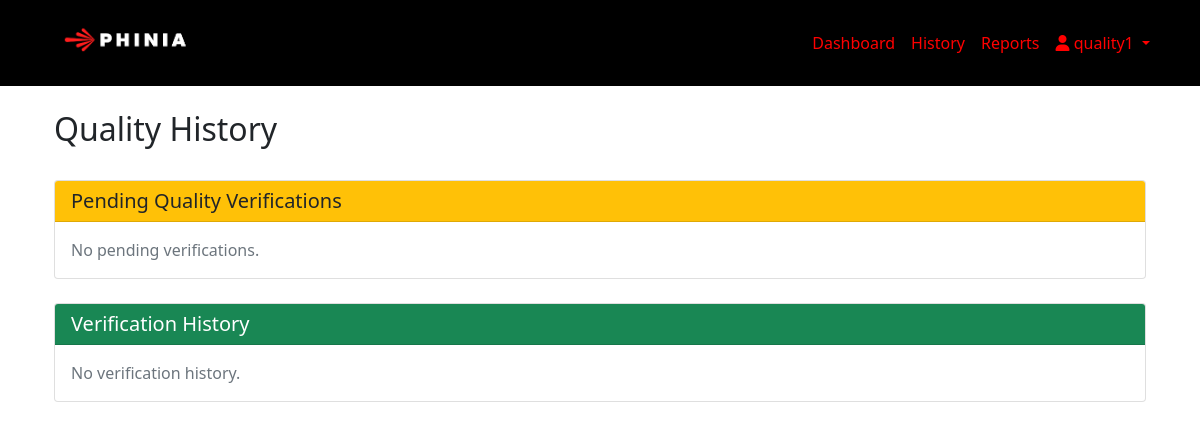
Before: /history/quality/ (signed in) with the older database file.
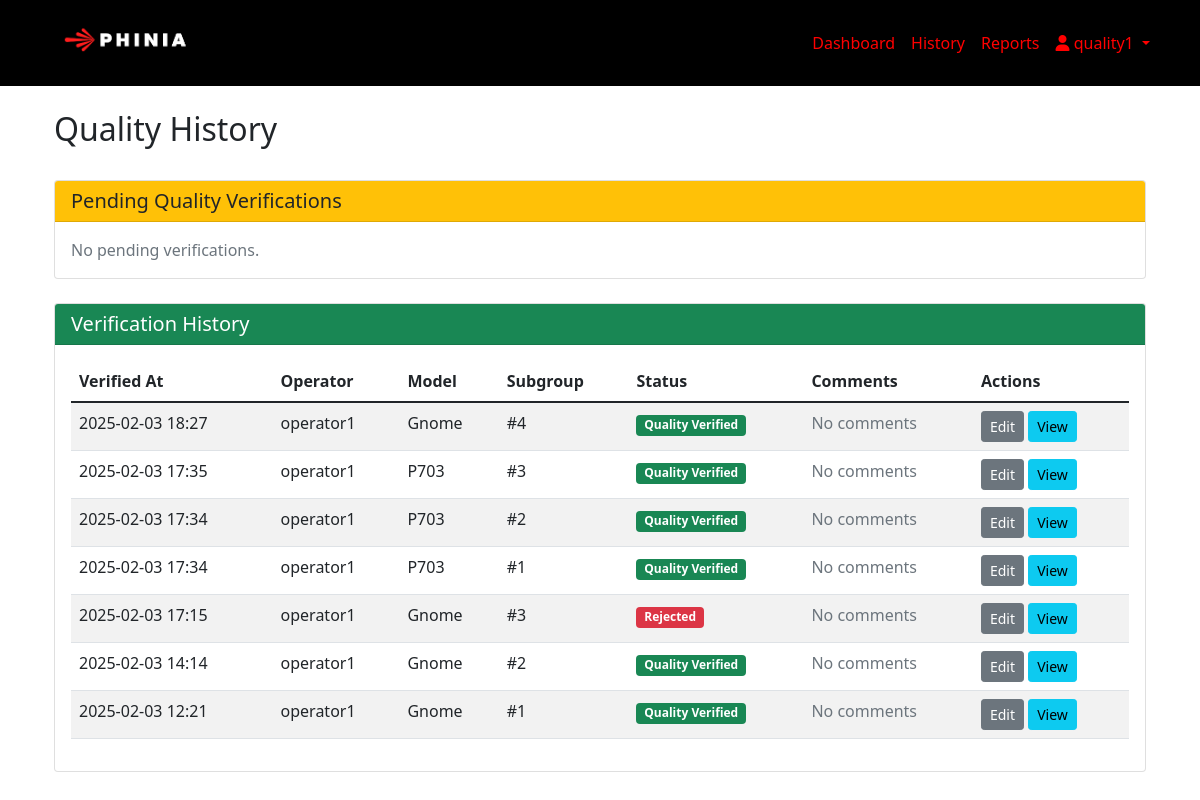
After: the same page with the newer database file.
### main/models.py (models this page shows, shortened)
class SubgroupVerification(models.Model):
    VERIFIER_TYPES = (
        ('supervisor', 'Shift Supervisor'),
        ('quality', 'Quality Supervisor'),
    )
    subgroup = models.ForeignKey(SubgroupEntry, on_delete=models.CASCADE, related_name='verifications')
    verified_by = models.ForeignKey(User, on_delete=models.CASCADE)
    verifier_type = models.CharField(max_length=20, choices=VERIFIER_TYPES)
    verified_at = models.DateTimeField(auto_now_add=True)
    status = models.CharField(
        max_length=20,
        choices=SubgroupEntry.VERIFICATION_STATUS_CHOICES
    )
    comments = models.TextField(blank=True)
    class Meta:
        unique_together = ['subgroup', 'verifier_type']
        ordering = ['verified_at']

class SubgroupEntry(models.Model):
    VERIFICATION_STATUS_CHOICES = (
        ('pending', 'Pending'),
        ('supervisor_verified', 'Supervisor Verified'),
        ('quality_verified', 'Quality Verified'),
        ('rejected', 'Rejected'),
    )
    OK_NG_CHOICES = [('OK', 'OK'), ('NG', 'NG')]
    YES_NO_CHOICES = [('Yes', 'Yes'), ('No', 'No')]
    checklist = models.ForeignKey(ChecklistBase, on_delete=models.CASCADE, related_name='subgroup_entries')
    subgroup_number = models.PositiveIntegerField()
    timestamp = models.DateTimeField(auto_now_add=True)
    verification_status = models.CharField(
        max_length=20,
        choices=VERIFICATION_STATUS_CHOICES,
        default='pending',
        blank=True
    )
    uv_vacuum_test = models.FloatField(
        help_text="Recommended Range: -35 to -43 kPa",
        verbose_name="UV Vacuum Test range"
    )
    uv_flow_value = models.FloatField(
        help_text="Recommended Range: 30-40 LPM",
        verbose_name="UV Flow Value (HMI)"
    )
    umbrella_valve_assembly = models.CharField(
        max_length=2,
        choices=OK_NG_CHOICES,
        verbose_name="Umbrella Valve Assembly in Retainer in UV Assy Station"
    )
    uv_clip_pressing = models.CharField(
        max_length=2,
        choices=OK_NG_CHOICES,
        verbose_name="UV Clip pressing -proper locking of 2 nos snap"
    )
    workstation_clean = models.CharField(
        max_length=3,
        choices=YES_NO_CHOICES,
        verbose_name="All workstations are clean (वर्कस्टेशन साफ होना चाहिए)"
    )
    bin_contamination_check = models.CharField(
        max_length=3,
        choices=YES_NO_CHOICES,
        verbose_name="Station Operator will confirm that every bin feeded on line is free from contamination (PTGW_5.3_PC_GUR_03)"
    )
    class Meta:
        ordering = ['subgroup_number']
        unique_together = ['checklist', 'subgroup_number']

class ChecklistBase(models.Model):
    MODEL_CHOICES = (
        ('P703', 'P703'),
        ('U704', 'U704'),
        ('FD', 'FD'),
        ('SA', 'SA'),
        ('Gnome', 'Gnome'),
    )
    STATUS_CHOICES = (
        ('pending', 'Pending'),
        ('supervisor_approved', 'Supervisor Approved'),
        ('quality_approved', 'Quality Approved'),
        ('rejected', 'Rejected'),
    )
    OK_NG_CHOICES = [('OK', 'OK'), ('NG', 'NG')]
    YES_NO_CHOICES = [('Yes', 'Yes'), ('No', 'No')]
    TOP_TOOL_CHOICES = [
        ('FMA-03-35-T05', 'FMA-03-35-T05 (P703/U704/SA/FD/Gnome)'),
    ]
    BOTTOM_TOOL_CHOICES = [
        ('FMA-03-35-T06', 'FMA-03-35-T06 (P703/U704/SA/FD)'),
        ('FMA-03-35-T08', 'FMA-03-35-T08 (Gnome)'),
    ]
    UV_ASSY_STAGE_CHOICES = [
        ('FMA-03-35-T07', 'FMA-03-35-T07 (P703/U704/SA/FD)'),
        ('FMA-03-35-T09', 'FMA-03-35-T09 (Gnome)'),
    ]
    RETAINER_PART_CHOICES = [
        ('42001878', '42001878 (P703/U704/SA/FD)'),
        ('42050758', '42050758 (Gnome)'),
    ]
    UV_CLIP_PART_CHOICES = [
        ('42000829', '42000829 (P703/U704/SA/FD)'),
        ('42000829', '42000829 (Gnome)'),  # Same number for both
    ]
    UMBRELLA_PART_CHOICES = [
        ('25094588', '25094588 (P703/U704/SA/FD/Gnome)'),
    ]
    shift = models.ForeignKey('Shift', on_delete=models.CASCADE)
    status = models.CharField(max_length=20, choices=STATUS_CHOICES, default='pending')
    created_at = models.DateTimeField(auto_now_add=True)
    selected_model = models.CharField(
        max_length=10,
        choices=MODEL_CHOICES,
        verbose_name="Program selection on HMI (HMI से Program select करना है)"
    )
    line_pressure = models.FloatField(
        help_text="Recommended Range: 4.5 - 5.5 bar"
    )
    oring_condition = models.CharField(
        max_length=2,
        choices=OK_NG_CHOICES,
        verbose_name="O-ring condition (UV Flow check sealing area) (O-ring सील की स्थिति सही होनी चाहिए)"
    )
    uv_flow_input_pressure = models.FloatField(
        help_text="Recommended Range: 11-15 kPa",
        verbose_name="UV Flow input Test Pressure (13+/- 2 KPa)"
    )
    master_verification_lvdt = models.CharField(
        max_length=2,
        choices=OK_NG_CHOICES,
        verbose_name="Master Verification for LVDT"
    )
    good_bad_master_verification = models.CharField(
        max_length=2,
        choices=OK_NG_CHOICES,
        verbose_name="Good and Bad master verification (refer EPVS)"
    )
    test_pressure_vacuum = models.FloatField(
        help_text="Recommended Range: 0.25 - 0.3 MPa",
        verbose_name="Test Pressure for Vacuum generation"
    )
    tool_alignment = models.CharField(
        max_length=2,
        choices=OK_NG_CHOICES,
        verbose_name="Tool Alignment (Top & Bottom) (Tool Alignment) सही होना चाहिए"
    )
    top_tool_id = models.CharField(
        max_length=100,
        choices=TOP_TOOL_CHOICES,
        verbose_name="Top Tool ID"
    )
    bottom_tool_id = models.CharField(
        max_length=100,
        choices=BOTTOM_TOOL_CHOICES,
        verbose_name="Bottom Tool ID"
    )
    uv_assy_stage_id = models.CharField(
        max_length=100,
        choices=UV_ASSY_STAGE_CHOICES,
        verbose_name="UV Assy Stage 1 ID"
    )
    retainer_part_no = models.CharField(
        max_length=100,
        choices=RETAINER_PART_CHOICES,
        verbose_name="Retainer Part no"
    )
    uv_clip_part_no = models.CharField(
        max_length=100,
        choices=UV_CLIP_PART_CHOICES,
        verbose_name="UV Clip Part No"
    )
    umbrella_part_no = models.CharField(
        max_length=100,
        choices=UMBRELLA_PART_CHOICES,
        verbose_name="Umbrella Part No"
    )
    retainer_id_lubrication = models.CharField(
        max_length=2,
        choices=OK_NG_CHOICES,
        verbose_name="Retainer ID lubrication"
    )
    error_proofing_verification = models.CharField(
        max_length=3,
        choices=YES_NO_CHOICES,
        verbose_name="All Error proofing / Error detection verification done"
    )
    class Meta:
        ordering = ['-created_at']

class Shift(models.Model):
    SHIFT_CHOICES = (
        ('day', 'Day Shift (8 AM - 8 PM)'),
        ('night', 'Night Shift (8 PM - 8 AM)'),
    )
    date = models.DateField(auto_now=True)
    shift_type = models.CharField(max_length=10, choices=SHIFT_CHOICES)
    operator = models.ForeignKey(User, on_delete=models.CASCADE, related_name='operated_shifts')
    shift_supervisor = models.ForeignKey(User, on_delete=models.CASCADE, related_name='supervised_shifts')
    quality_supervisor = models.ForeignKey(User, on_delete=models.CASCADE, related_name='quality_supervised_shifts')
    class Meta:
        unique_together = ('date', 'shift_type')

class User(AbstractUser):
    USER_TYPES = (
        ('operator', 'Operator'),
        ('shift_supervisor', 'Shift Supervisor'),
        ('quality_supervisor', 'Quality Supervisor'),
    )
    company_id=models.CharField(max_length=100,blank=True,null=True)
    user_type = models.CharField(max_length=20, choices=USER_TYPES)

### main/views.py (the view)
# urls.py: path('history/quality/', views.quality_history, name='quality_history'),
@login_required
@user_passes_test(lambda u: u.user_type == 'quality_supervisor')
def quality_history(request):
    verified_entries = SubgroupVerification.objects.filter(
        verified_by=request.user,
        verifier_type='quality'
    ).select_related(
        'subgroup__checklist',
        'subgroup__checklist__shift__operator',
        'subgroup__checklist__shift__shift_supervisor'
    ).order_by('-verified_at')
    pending_subgroups = SubgroupEntry.objects.filter(
        verifications__verifier_type='supervisor',
        verifications__status='approved'
    ).exclude(
        verifications__verifier_type='quality'
    ).select_related(
        'checklist',
        'checklist__shift__operator',
        'checklist__shift__shift_supervisor'
    ).prefetch_related(
        'verifications'
    ).order_by('-timestamp')
    context = {
        'pending_verifications': pending_subgroups,
        'verified_entries': verified_entries,
        'title': 'Quality History'
    }
    return render(request, 'main/history/quality_history.html', context)

### main/templates/main/history/quality_history.html (shortened to what the changed rows need)
{% extends 'main/base.html' %}
{% block content %}
<div class="container">
    <div class="row mb-4">
        <div class="col">
            <h2>Quality History</h2>
        </div>
    </div>
    <div class="row">
        <div class="col">
            <div class="card">
                <div class="card-body">
                    {% if verified_entries %}
                    <div class="table-responsive">
                        <table class="table table-striped">
                            <thead>
                                <tr>
                                    <th>Verified At</th>
                                    <th>Operator</th>
                                    <th>Model</th>
                                    <th>Subgroup</th>
                                    <th>Status</th>
                                    <th>Comments</th>
                                    <th>Actions</th>
                                </tr>
                            </thead>
                            <tbody>
                                {% for verification in verified_entries %}
                                <tr>
                                    <td>{{ verification.verified_at|date:"Y-m-d H:i" }}</td>
                                    <td>{{ verification.subgroup.checklist.shift.operator.username }}</td>
                                    <td>{{ verification.subgroup.checklist.selected_model }}</td>
                                    <td>#{{ verification.subgroup.subgroup_number }}</td>
                                    <td>
                                        <span class="badge {% if verification.status == 'rejected' %}bg-danger{% else %}bg-success{% endif %}">
                                            {{ verification.get_status_display }}
                                        </span>
                                    </td>
                                    <td>
                                        {% if verification.comments %}
                                            {{ verification.comments|truncatechars:30 }}
                                        {% else %}
                                            <span class="text-muted">No comments</span>
                                        {% endif %}
                                    </td>
                                    <td>
                                        <a href="{% url 'edit_verification' verification.id %}"
                                           class="btn btn-secondary btn-sm">Edit</a>
                                        <a href="{% url 'checklist_detail' verification.subgroup.checklist.id %}"
                                           class="btn btn-info btn-sm">View</a>
                                    </td>
                                </tr>
                                {% endfor %}
                            </tbody>
                        </table>
                    </div>
                    {% else %}
                    <p class="text-muted mb-0">No verification history.</p>
                    {% endif %}
                </div>
            </div>
        </div>
    </div>
</div>
{% endblock %}

Changed rows visible on the page:
added SubgroupVerification: verified_at "2025-02-03 18:27", subgroup.checklist.shift.operator.username "operator1", subgroup.checklist.selected_model "Gnome", subgroup.subgroup_number "4", status "Quality Verified", comments "No comments"
added SubgroupVerification: verified_at "2025-02-03 17:35", subgroup.checklist.shift.operator.username "operator1", subgroup.checklist.selected_model "P703", subgroup.subgroup_number "3", status "Quality Verified", comments "No comments"
added SubgroupVerification: verified_at "2025-02-03 17:34", subgroup.checklist.shift.operator.username "operator1", subgroup.checklist.selected_model "P703", subgroup.subgroup_number "2", status "Quality Verified", comments "No comments"
added SubgroupVerification: verified_at "2025-02-03 17:34", subgroup.checklist.shift.operator.username "operator1", subgroup.checklist.selected_model "P703", subgroup.subgroup_number "1", status "Quality Verified", comments "No comments"
added SubgroupVerification: verified_at "2025-02-03 17:15", subgroup.checklist.shift.operator.username "operator1", subgroup.checklist.selected_model "Gnome", subgroup.subgroup_number "3", status "Rejected", comments "No comments"
added SubgroupVerification: verified_at "2025-02-03 14:14", subgroup.checklist.shift.operator.username "operator1", subgroup.checklist.selected_model "Gnome", subgroup.subgroup_number "2", status "Quality Verified", comments "No comments"
added SubgroupVerification: verified_at "2025-02-03 12:21", subgroup.checklist.shift.operator.username "operator1", subgroup.checklist.selected_model "Gnome", subgroup.subgroup_number "1", status "Quality Verified", comments "No comments"
Other visible differences:
text no longer shown: "No verification history."
text now shown: "Verified At Operator Model Subgroup Status Comments Actions"
